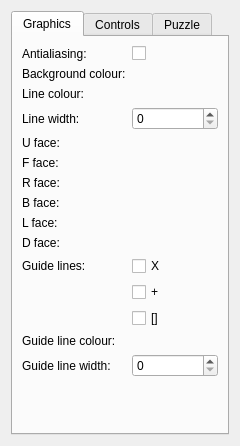
<?xml version="1.0" encoding="UTF-8"?>
<ui version="4.0">
 <class>SettingsWindow</class>
 <widget class="QDialog" name="SettingsWindow">
  <property name="geometry">
   <rect>
    <x>0</x>
    <y>0</y>
    <width>240</width>
    <height>446</height>
   </rect>
  </property>
  <property name="minimumSize">
   <size>
    <width>240</width>
    <height>0</height>
   </size>
  </property>
  <property name="windowTitle">
   <string>Settings</string>
  </property>
  <layout class="QVBoxLayout" name="verticalLayout">
   <item>
    <widget class="QTabWidget" name="tabWidget">
     <property name="currentIndex">
      <number>0</number>
     </property>
     <widget class="QWidget" name="tab">
      <attribute name="title">
       <string>Graphics</string>
      </attribute>
      <layout class="QVBoxLayout" name="verticalLayout_3">
       <item>
        <layout class="QFormLayout" name="formLayout">
         <item row="0" column="0">
          <widget class="QLabel" name="label">
           <property name="text">
            <string>Antialiasing:</string>
           </property>
          </widget>
         </item>
         <item row="0" column="1">
          <widget class="QCheckBox" name="antialiasingCheckBox">
           <property name="text">
            <string/>
           </property>
          </widget>
         </item>
         <item row="1" column="0">
          <widget class="QLabel" name="label_4">
           <property name="text">
            <string>Background colour:</string>
           </property>
          </widget>
         </item>
         <item row="1" column="1">
          <widget class="ColorSettingWidget" name="backgroundColourWidget" native="true"/>
         </item>
         <item row="2" column="0">
          <widget class="QLabel" name="label_3">
           <property name="text">
            <string>Line colour:</string>
           </property>
          </widget>
         </item>
         <item row="2" column="1">
          <widget class="ColorSettingWidget" name="lineColourWidget" native="true"/>
         </item>
         <item row="3" column="0">
          <widget class="QLabel" name="label_2">
           <property name="text">
            <string>Line width:</string>
           </property>
          </widget>
         </item>
         <item row="3" column="1">
          <widget class="QSpinBox" name="lineWidthSpinBox"/>
         </item>
         <item row="10" column="0">
          <widget class="QLabel" name="label_6">
           <property name="text">
            <string>Guide lines:</string>
           </property>
          </widget>
         </item>
         <item row="10" column="1">
          <widget class="QCheckBox" name="guideLinesCrossCheckBox">
           <property name="text">
            <string>X</string>
           </property>
          </widget>
         </item>
         <item row="11" column="1">
          <widget class="QCheckBox" name="guideLinesPlusCheckBox">
           <property name="text">
            <string>+</string>
           </property>
          </widget>
         </item>
         <item row="12" column="1">
          <widget class="QCheckBox" name="guideLinesBoxCheckBox">
           <property name="text">
            <string>[]</string>
           </property>
          </widget>
         </item>
         <item row="13" column="1">
          <widget class="ColorSettingWidget" name="guideLineColourWidget" native="true"/>
         </item>
         <item row="13" column="0">
          <widget class="QLabel" name="label_7">
           <property name="text">
            <string>Guide line colour:</string>
           </property>
          </widget>
         </item>
         <item row="14" column="0">
          <widget class="QLabel" name="label_8">
           <property name="text">
            <string>Guide line width:</string>
           </property>
          </widget>
         </item>
         <item row="14" column="1">
          <widget class="QSpinBox" name="guideLineWidthSpinBox"/>
         </item>
         <item row="4" column="0">
          <widget class="QLabel" name="label_9">
           <property name="text">
            <string>U face:</string>
           </property>
          </widget>
         </item>
         <item row="4" column="1">
          <widget class="ColorSettingWidget" name="faceUColourWidget" native="true"/>
         </item>
         <item row="9" column="1">
          <widget class="ColorSettingWidget" name="faceDColourWidget" native="true"/>
         </item>
         <item row="8" column="1">
          <widget class="ColorSettingWidget" name="faceLColourWidget" native="true"/>
         </item>
         <item row="5" column="1">
          <widget class="ColorSettingWidget" name="faceFColourWidget" native="true"/>
         </item>
         <item row="7" column="1">
          <widget class="ColorSettingWidget" name="faceBColourWidget" native="true"/>
         </item>
         <item row="6" column="1">
          <widget class="ColorSettingWidget" name="faceRColourWidget" native="true"/>
         </item>
         <item row="5" column="0">
          <widget class="QLabel" name="label_10">
           <property name="text">
            <string>F face:</string>
           </property>
          </widget>
         </item>
         <item row="6" column="0">
          <widget class="QLabel" name="label_11">
           <property name="text">
            <string>R face:</string>
           </property>
          </widget>
         </item>
         <item row="7" column="0">
          <widget class="QLabel" name="label_12">
           <property name="text">
            <string>B face:</string>
           </property>
          </widget>
         </item>
         <item row="8" column="0">
          <widget class="QLabel" name="label_13">
           <property name="text">
            <string>L face:</string>
           </property>
          </widget>
         </item>
         <item row="9" column="0">
          <widget class="QLabel" name="label_14">
           <property name="text">
            <string>D face:</string>
           </property>
          </widget>
         </item>
        </layout>
       </item>
      </layout>
     </widget>
     <widget class="QWidget" name="tab_2">
      <attribute name="title">
       <string>Controls</string>
      </attribute>
      <layout class="QVBoxLayout" name="verticalLayout_2">
       <item>
        <layout class="QFormLayout" name="formLayout_2">
         <item row="0" column="0">
          <widget class="QLabel" name="label_5">
           <property name="text">
            <string>Multislice</string>
           </property>
          </widget>
         </item>
         <item row="0" column="1">
          <widget class="QCheckBox" name="multisliceCheckBox">
           <property name="text">
            <string/>
           </property>
          </widget>
         </item>
        </layout>
       </item>
      </layout>
     </widget>
     <widget class="QWidget" name="tab_3">
      <attribute name="title">
       <string>Puzzle</string>
      </attribute>
      <layout class="QVBoxLayout" name="verticalLayout_4">
       <item>
        <layout class="QFormLayout" name="formLayout_3">
         <item row="0" column="0">
          <widget class="QLabel" name="label_15">
           <property name="text">
            <string>Supercube:</string>
           </property>
          </widget>
         </item>
         <item row="0" column="1">
          <widget class="QCheckBox" name="supercubeCheckBox">
           <property name="text">
            <string/>
           </property>
          </widget>
         </item>
         <item row="1" column="0">
          <widget class="QLabel" name="label_16">
           <property name="text">
            <string>Supercube
stickers:</string>
           </property>
          </widget>
         </item>
         <item row="1" column="1">
          <widget class="QComboBox" name="supercubeStickersComboBox">
           <item>
            <property name="text">
             <string>Arrows</string>
            </property>
           </item>
           <item>
            <property name="text">
             <string>Pochmann</string>
            </property>
           </item>
           <item>
            <property name="text">
             <string>Image</string>
            </property>
           </item>
          </widget>
         </item>
        </layout>
       </item>
      </layout>
     </widget>
    </widget>
   </item>
  </layout>
 </widget>
 <customwidgets>
  <customwidget>
   <class>ColorSettingWidget</class>
   <extends>QWidget</extends>
   <header>colorsettingwidget.h</header>
   <container>1</container>
  </customwidget>
 </customwidgets>
 <resources/>
 <connections/>
</ui>
